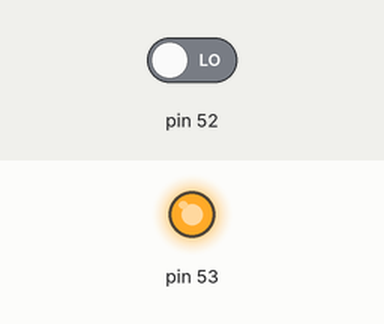
Simulated run of this sketch. Board: Arduino Mega 2560, built with avr-gcc and run on an emulated ATmega2560. Parts: output pins drawn as LEDs (lit = HIGH). The test bench sets the inputs (shaded band); at power-on: pin 52 LOW. What the sketch prints to the serial monitor is not drawn.

Above: at 0.1 s.
Timing chart, 0 to 1.6 s (numbered marks = the images above):
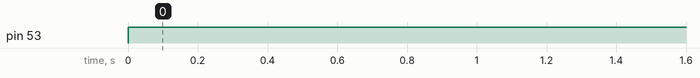

Measured:
- by itself, pin 53: LOW → HIGH at 0.00 s

The sketch:

Ultrasonic_Sensor.ino
```cpp
long distancia;
long tiempo;

void setup() {
  Serial.begin(9600);
  pinMode(53, OUTPUT);
  pinMode(52, INPUT);
}

void loop() {
  digitalWrite(53, LOW);
  delayMicroseconds(5);
  digitalWrite(53, HIGH);
  delayMicroseconds(10);
  tiempo = pulseIn(52, HIGH);
  distancia = int(0.017*tiempo);
  Serial.println("Distancia ");
  Serial.println(distancia);
  Serial.println(" cm");
  delay(1000);
}
```
